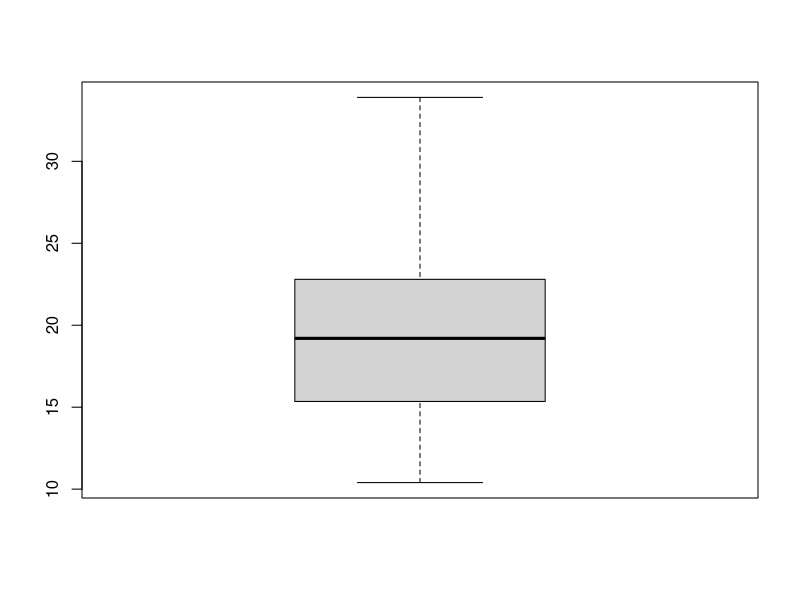
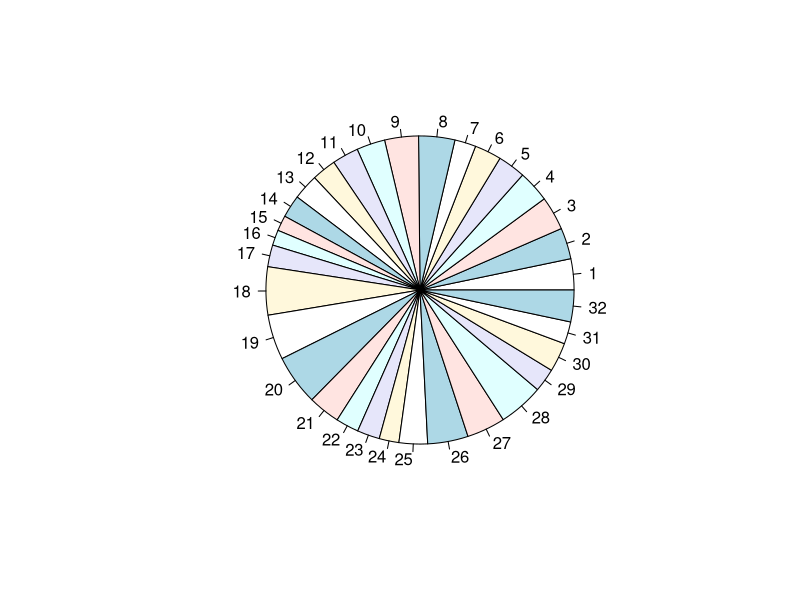
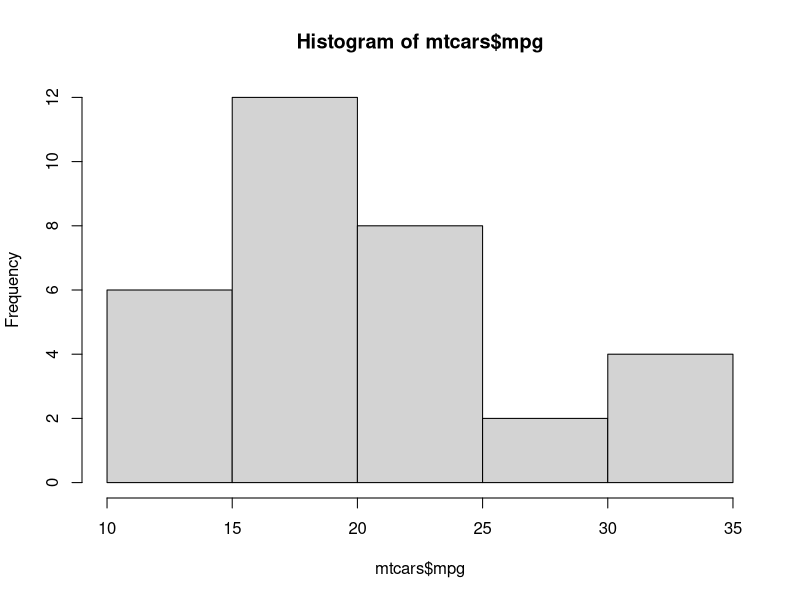

These charts were generated, in order, by the following R code:
summary(mtcars)
mean(mtcars$mpg)
boxplot(mtcars$mpg)
min(mtcars$mpg)
max(mtcars$mpg)
length(mtcars$mpg)
pie(mtcars$mpg)
hist(mtcars$mpg)
